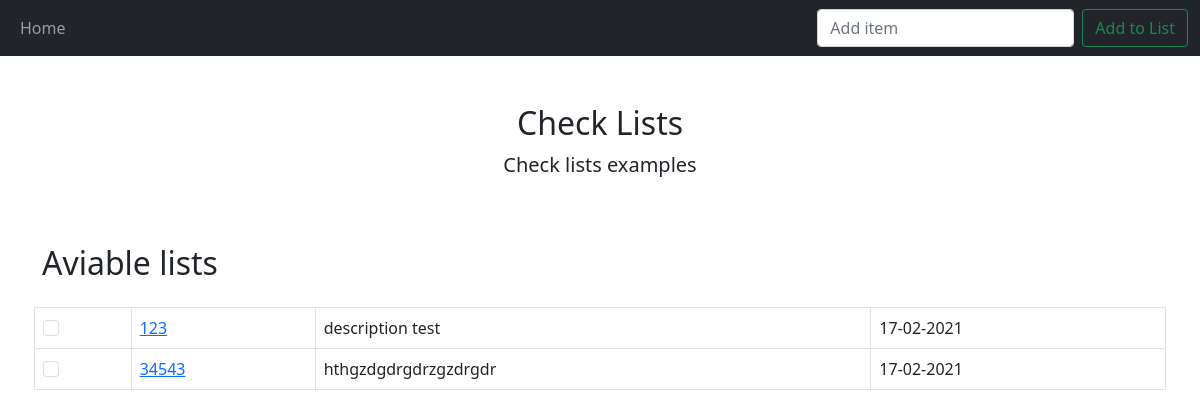
Before: / with the older database file.
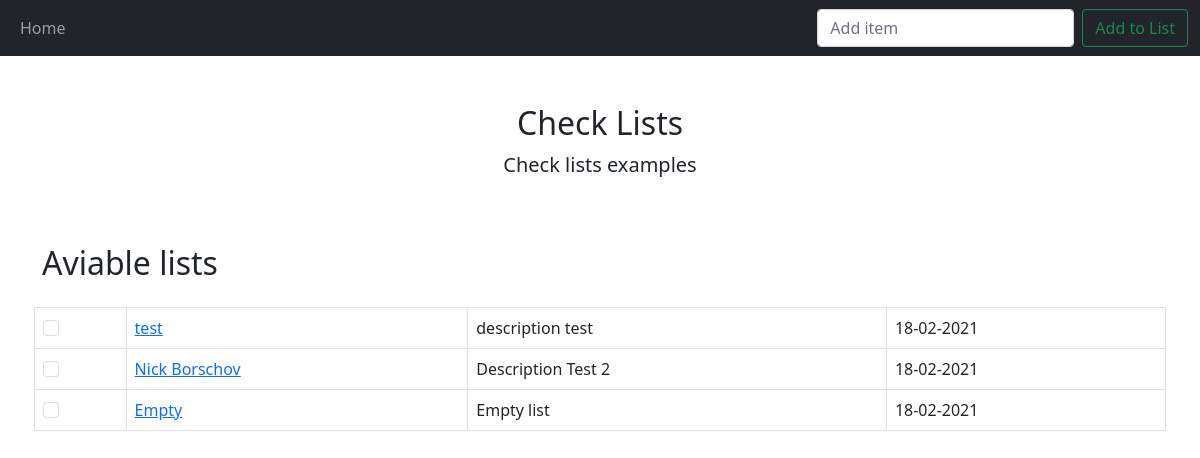
After: the same page with the newer database file.
### checklist/models.py (models this page shows, shortened)
class CheckList(models.Model):
    objects = models.Manager()
    name = models.CharField(max_length=100)
    description = models.CharField(max_length=150)
    completed = models.BooleanField(default=False)
    date = models.DateField("Created", default=datetime.date.today)

### checklist/views.py (the view)
# urls.py: url(r'^$', views.show_lists, name='home'),
def show_lists(request):
    if request.method == 'POST':
        form = ListForm(request.POST)
        if form.is_valid():
            form.save()
            return HttpResponse(request.META.get('HTTP_REFERER'))
    else:
        checklists = CheckList.objects.all().order_by("-date")[:20]
        return render(request, 'checklist/checklist_list.html', {'checklists': checklists})

### checklist/templates/checklist/checklist_list.html (shortened to what this page needs)
{% extends "checklist/main.html" %}
{% block content %}
<h2>Aviable lists</h2>
    {% if checklists.count > 0 %}
    <table class="table table-bordered">
    {% for list in checklists %}
        {% if list.completed %}
            <tr class="table-secondary">
                <td><a href="{% url 'uncross_list' list.id %}"><input class="form-check-input" type="checkbox" checked disabled></a></td>
                <td><a href="{% url 'checklist' list.id %}">{{ list.name }}</a></td>
                <td>{{ list.description }}</td>
                <td>{{list.date|date:"d-m-Y"}}</td>
            </tr>
        {% else %}
            <tr>
                <td><a href="{% url 'cross_list' list.id %}"><input class="form-check-input" type="checkbox" disabled></a></td>
                <td><a href="{% url 'checklist' list.id %}">{{ list.name }}</a></td>
                <td>{{ list.description }}</td>
                <td>{{list.date|date:"d-m-Y"}}</td>
            </tr>
        {% endif %}
    {% endfor %}
    </table>
{% else %}
    <p>Nothing to show</p>
    {% endif %}
{% endblock %}

### checklist/templates/checklist/main.html (shortened to what this page needs)
<!DOCTYPE html>
<html lang="en">
<head>
    <link href="https://cdn.jsdelivr.net/npm/bootstrap@5.0.0-beta2/dist/css/bootstrap.min.css" rel="stylesheet">
</head>
<body>
<nav class="navbar navbar-expand-lg navbar-dark bg-dark">
  <div class="container-fluid">
    <div class="collapse navbar-collapse" id="navbarSupportedContent">
      <ul class="navbar-nav me-auto mb-4 mb-lg-0">
        <li class="nav-item active">
        <a class="nav-link" href="/">Home</a>
        </li>
      </ul>
      <form class="d-flex" method="POST">
        <input class="form-control me-2" type="search" placeholder="Add item" aria-label="Search" name="item">
        <button class="btn btn-outline-success text-nowrap" type="submit">Add to List</button>
      </form>
    </div>
  </div>
</nav>
    <div class="container">
        <main>
            <div class="py-5 text-center">
                <h2>Check Lists </h2>
                <p class="lead">Check lists examples</p>
            </div>
            <div class="row g-3">
                {% block content %}
                {% endblock %}
            </div>
        </main>
    </div>
</body>
</html>

Changed rows visible on the page:
removed CheckList: name "34543", description "hthgzdgdrgdrzgzdrgdr", date "17-02-2021"
added CheckList: name "test", description "description test", date "18-02-2021"
added CheckList: name "Nick Borschov", description "Description Test 2", date "18-02-2021"
changed CheckList: name "123" → "Empty"; description "description test" → "Empty list"; date "17-02-2021" → "18-02-2021"
